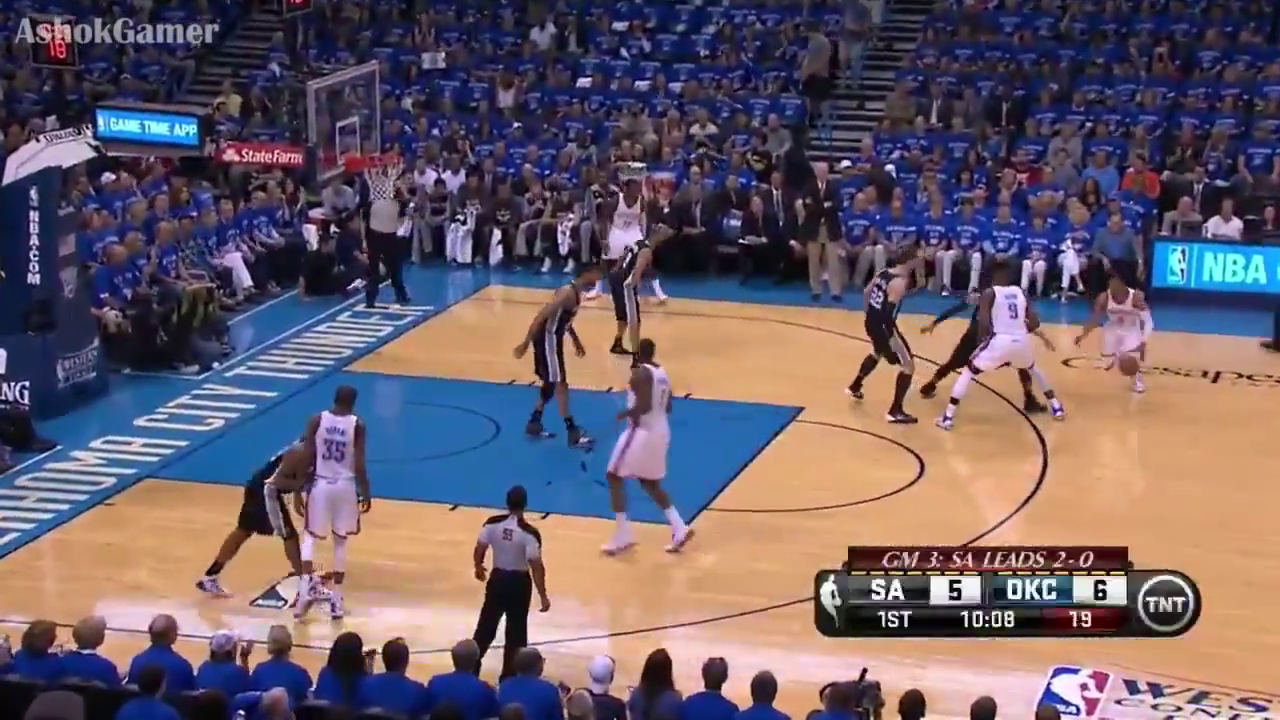
#> input picture frame 35 of nba4_clip.avi, 1280 x 720 px
$ python manual.py   (Python 2 division)   (older library calls are emulated)
#> lines starting #> are read from the running program, lines starting #| are printed output that depends on the picture; after the words box and inside, x2 and y2 are one past the last pixel; in counts of white or black regions, pixels touching at a corner belong together
### train.py
import numpy as np
import cv2
#from matplotlib import pyplot as plt

def train():
	img = np.zeros((600,600), np.uint8)
	cv2.line(img,(0,0),(0,600),255,2)
	cv2.line(img,(0,0),(600,0),255,2)
	cv2.line(img,(0,600),(600,600),255,2)
	cv2.line(img,(0,36),(168,36),255,2)
	cv2.line(img,(0,564),(168,564),255,2)
	cv2.line(img,(0,204),(228,204),255,2)
	cv2.line(img,(0,396),(228,396),255,2)
	cv2.line(img,(228,204),(228,396),255,2)
	cv2.line(img,(336,0),(336,36),255,2)
	cv2.line(img,(336,600),(336,564),255,2)

	cv2.ellipse(img,(63, 300),(285,285), 0, -68, 68, 255,2)
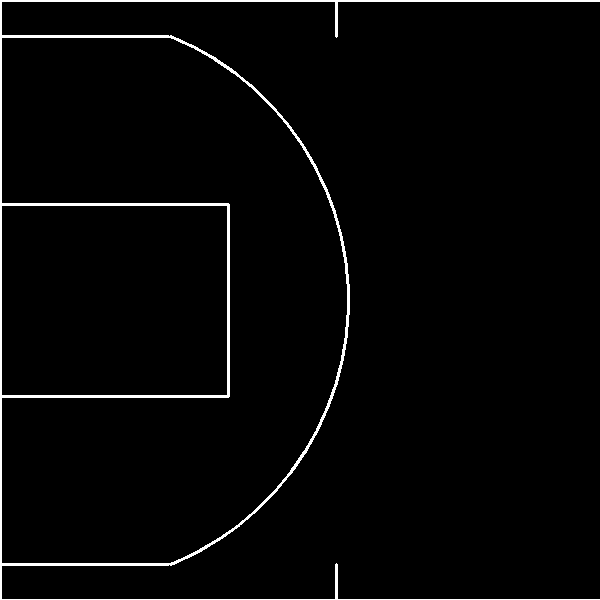
#> img: shape (600, 600); 2.3% white; 1 white region, box (x1, y1, x2, y2) and area: (0, 0, 600, 600) 8144
	cv2.ellipse(img,(228, 300),(72,72), 0, -90, 90, 255,2)
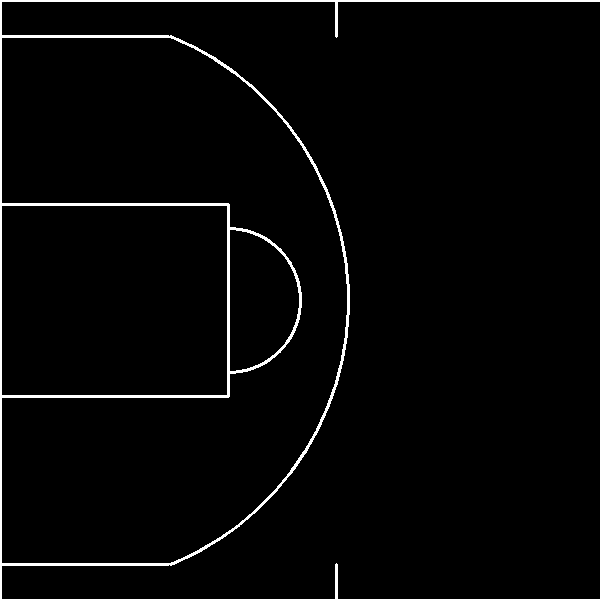
#> img: shape (600, 600); 2.5% white; 1 white region, box (x1, y1, x2, y2) and area: (0, 0, 600, 600) 8828
	cv2.circle(img, (63, 300), 7, 255, 1)
#> img: shape (600, 600); 2.5% white; 2 white regions, box (x1, y1, x2, y2) and area: (0, 0, 600, 600) 8828, (56, 293, 71, 308) 36
	for x in range(0, 600, 60):
		cv2.line(img, (x, 0), (x, 600), 60, 1)
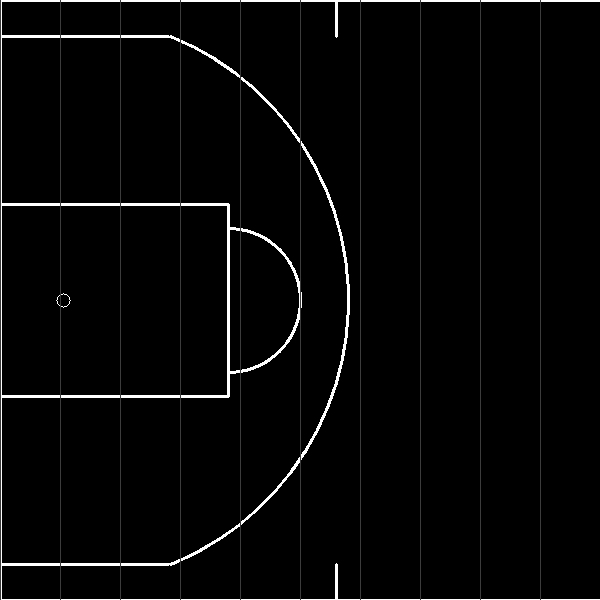
#> img: shape (600, 600); min 0, max 255, mean 6.8
	for y in range(0, 600, 60):
		cv2.line(img, (0, y), (600, y), 60, 1)
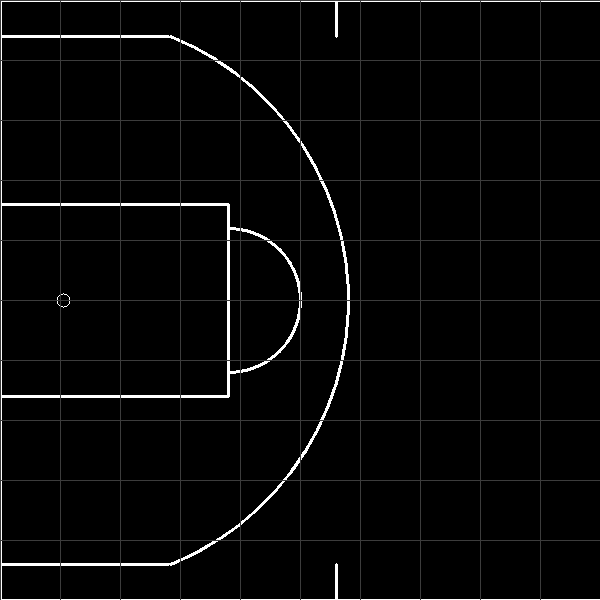
#> img: shape (600, 600); 1.64% of pixels changed, all inside (x1, y1, x2, y2) = (1, 0, 600, 541)
	return img


# [6 lines that do not run on import are left out]

### manual.py
import cv2
import numpy as np
from train import train
from matplotlib import pyplot as plt
from scipy.optimize import fmin, fmin_powell

def subpic(img, key, margin):
	return img[(key[1]-margin[1]):(key[1]+margin[1]),
				(key[0]-margin[0]):(key[0]+margin[0])]

# [26 lines left out: functions seekMax, maskROI, RoiMap, func, not called in this run]

cap = cv2.VideoCapture('nba4_clip.avi')
tpl = train()

pts1 = np.float32([[0,0],[228,228],[228,372], [0,396]])
pts2 = np.float32([[437,283],[707,403],[627,482], [132,457]])
M = cv2.getPerspectiveTransform(pts1,pts2)

N = np.eye(3)
x = [0,0,0]
init = True

key = [(707, 403), (627, 482), (437,283), (87,480), (266, 557)]
locs = [(707, 403), (627, 482), (437,283), (87,480), (266, 557)]
mar = (24, 24)
search = (48, 48)

cv2.namedWindow('detected')
cv2.createTrackbar('x0','detected',0,200, lambda x:x)
cv2.createTrackbar('x1','detected',0,200, lambda x:x)
cv2.createTrackbar('x2','detected',0,200, lambda x:x)
frameNum = 0
data = []
while(cap.isOpened()):
	ret, frame = cap.read()
#> frame is the input picture: shape (720, 1280, 3); mean B, G, R 104.7, 93.5, 107.4
	frameNum += 1
	#gray = cv2.cvtColor(frame, cv2.COLOR_BGR2GRAY)
	blank = np.zeros(frame.shape[:2]).astype(np.uint8)
	edges = cv2.Canny(frame,10,150)
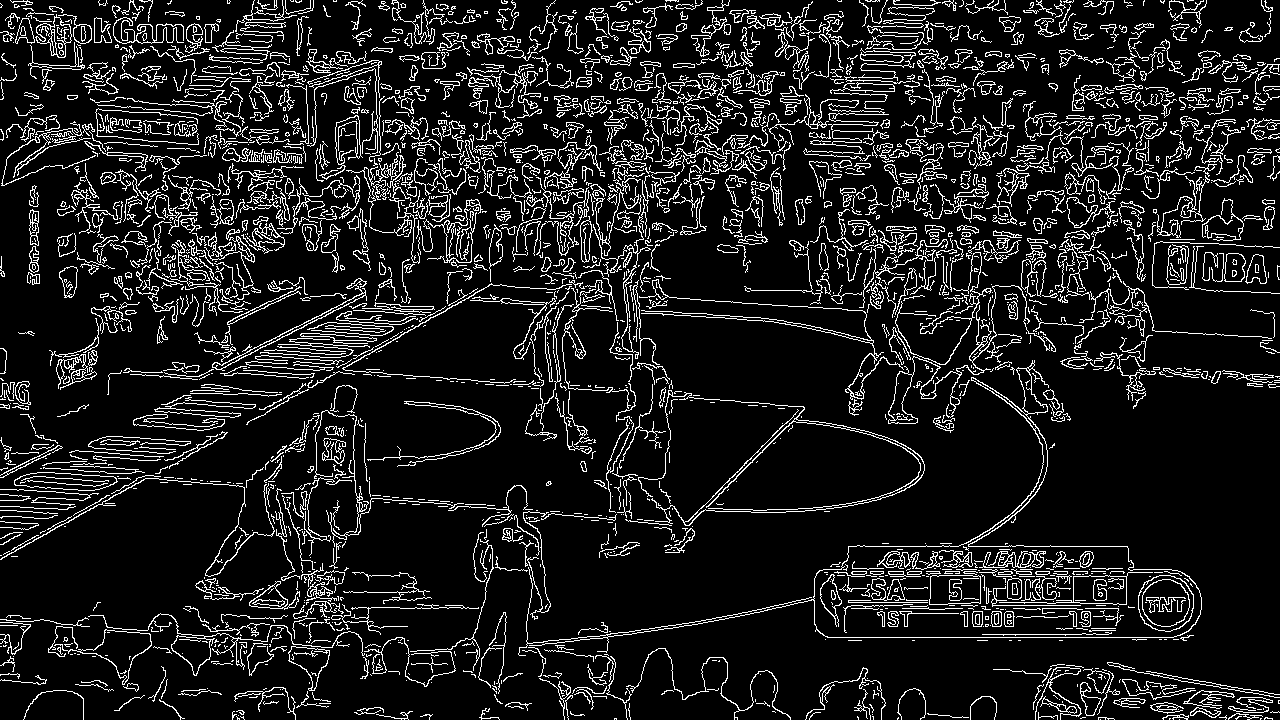
#> edges: shape (720, 1280); 11.4% white in thin lines or dots
	img, contours, hierarchy = cv2.findContours(edges,cv2.RETR_TREE,cv2.CHAIN_APPROX_SIMPLE)
#> contours = 3237 contours, 2473 with area under 20; largest, box (x1, y1, x2, y2) and area: (518, 360, 1202, 656) 33800, (813, 427, 1202, 638) 32750, (1138, 575, 1194, 632) 2476, (1138, 575, 1194, 632) 2426, (1142, 579, 1190, 627) 1764
	contours = sorted(contours, key=lambda x:cv2.arcLength(x, False))[-15:]
#> contours = 15 contours; largest, box (x1, y1, x2, y2) and area: (518, 360, 1202, 656) 33800, (813, 427, 1202, 638) 32750, (888, 285, 1056, 424) 1088, (88, 613, 365, 676) 996, (416, 199, 483, 263) 319
	cv2.drawContours(blank, contours, -1, 128, 1)
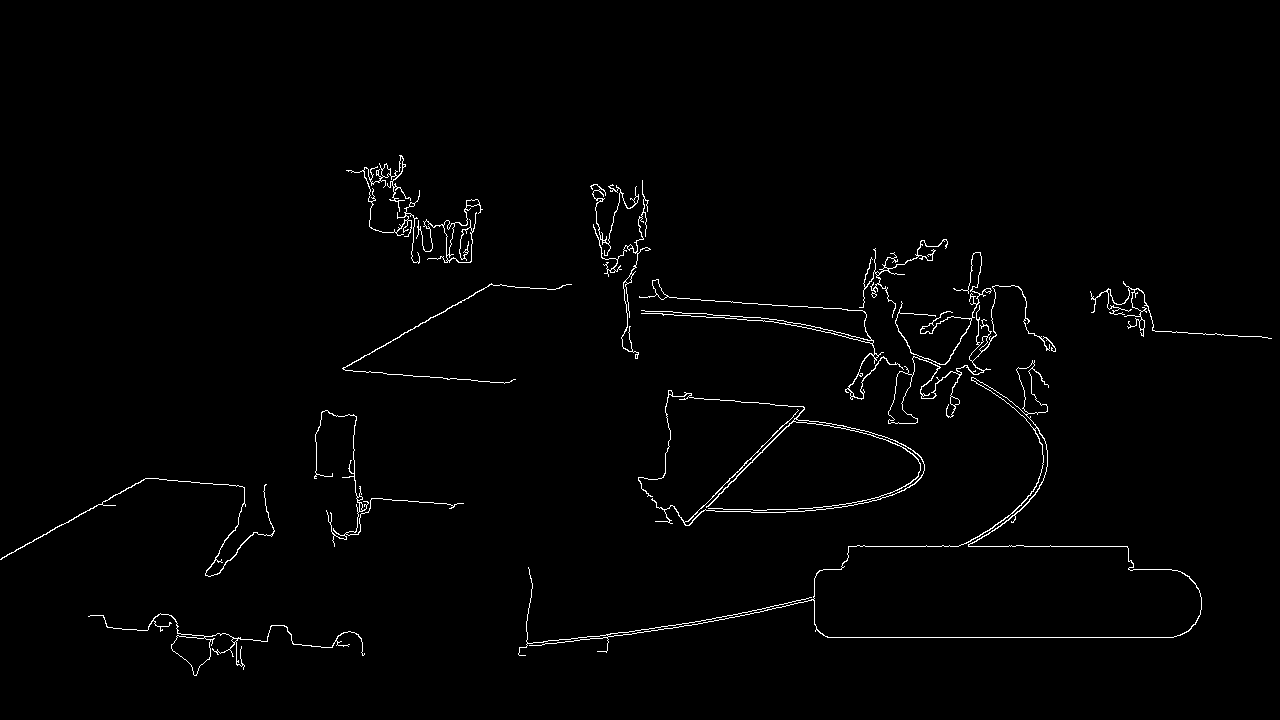
#> blank: shape (720, 1280); values 0 (black) and 128 (white), 1.3% white in thin lines or dots, all inside (x1, y1, x2, y2) = (0, 155, 1272, 676)
	if init:
		h,w = blank.shape[:2:]
		tplRot = cv2.warpPerspective(tpl, M, (w,h))
		oldx = [0.0,0.0,0.0]
		init = False
	else:
		while(1):
			x[0] = oldx[0] + (cv2.getTrackbarPos('x0','detected')-100)
			x[1] = oldx[1] + (cv2.getTrackbarPos('x1','detected')-100)/18.0
			x[2] = oldx[2] + (cv2.getTrackbarPos('x2','detected')-100)/180.0
			N = np.array([[np.cos(x[2]),-np.sin(x[2]),x[0]],
                   [np.sin(x[2]), np.cos(x[2]),x[1]],
                   [0,0,1]])
			newTpl = cv2.warpPerspective(tplRot, N, (w,h))
			tplRot2 = cv2.cvtColor(newTpl, cv2.COLOR_GRAY2BGR)
			score = np.sum(np.logical_and(blank, newTpl))
			dst = cv2.addWeighted(tplRot2, 0.4, frame, 0.6, 0)
			cv2.putText(dst,'%s'%frameNum,(10,500),
						cv2.FONT_HERSHEY_SIMPLEX, 2,(255,255,255),2,cv2.LINE_AA)
			cv2.imshow('detected', dst)

			k = cv2.waitKey(50) & 0xFF
			if k == 27:
				oldx[:] = x[:]
				tplRot = newTpl.copy()
				data.append(x[:])
				break

	print data
import pdb; pdb.set_trace()

cap.release()
#out.release()
cv2.destroyAllWindows()

$ run again, starting later in the video
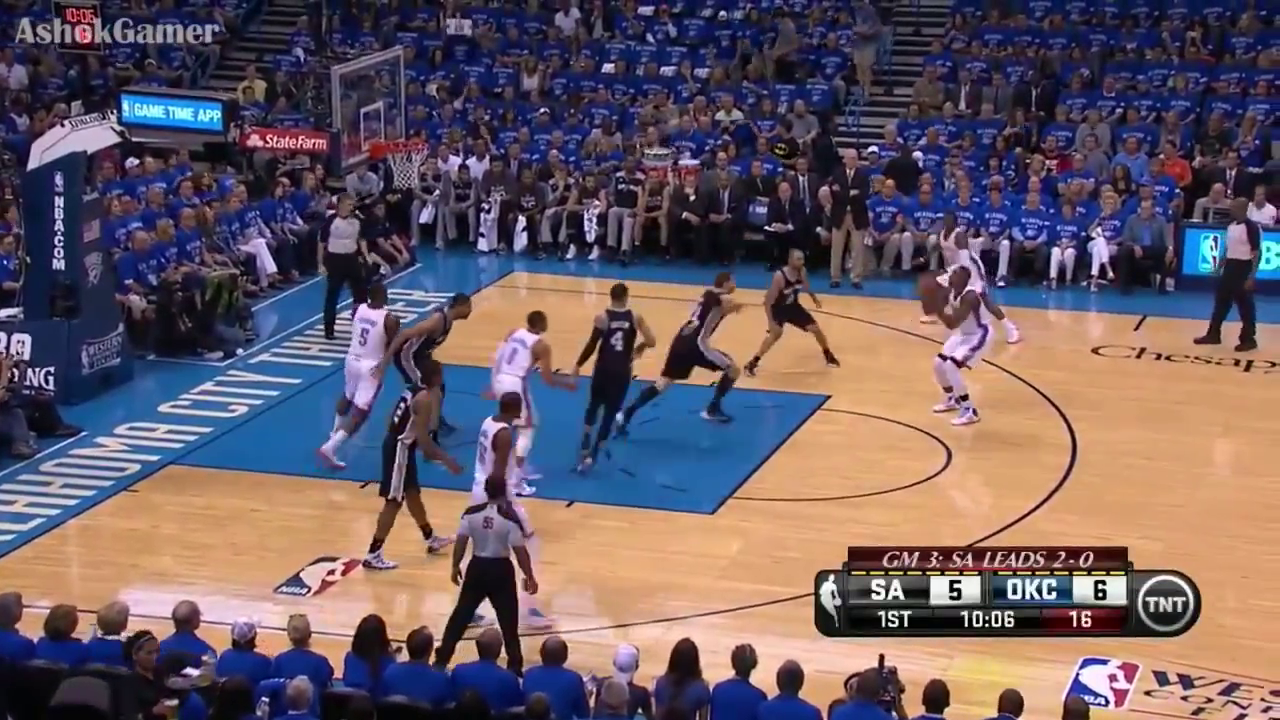
#> input picture frame 160 of nba4_clip.avi, 1280 x 720 px
#> frame is the input picture: shape (720, 1280, 3); mean B, G, R 100, 91.1, 106.3
#> `edges = cv2.Canny(frame,10,150)`:
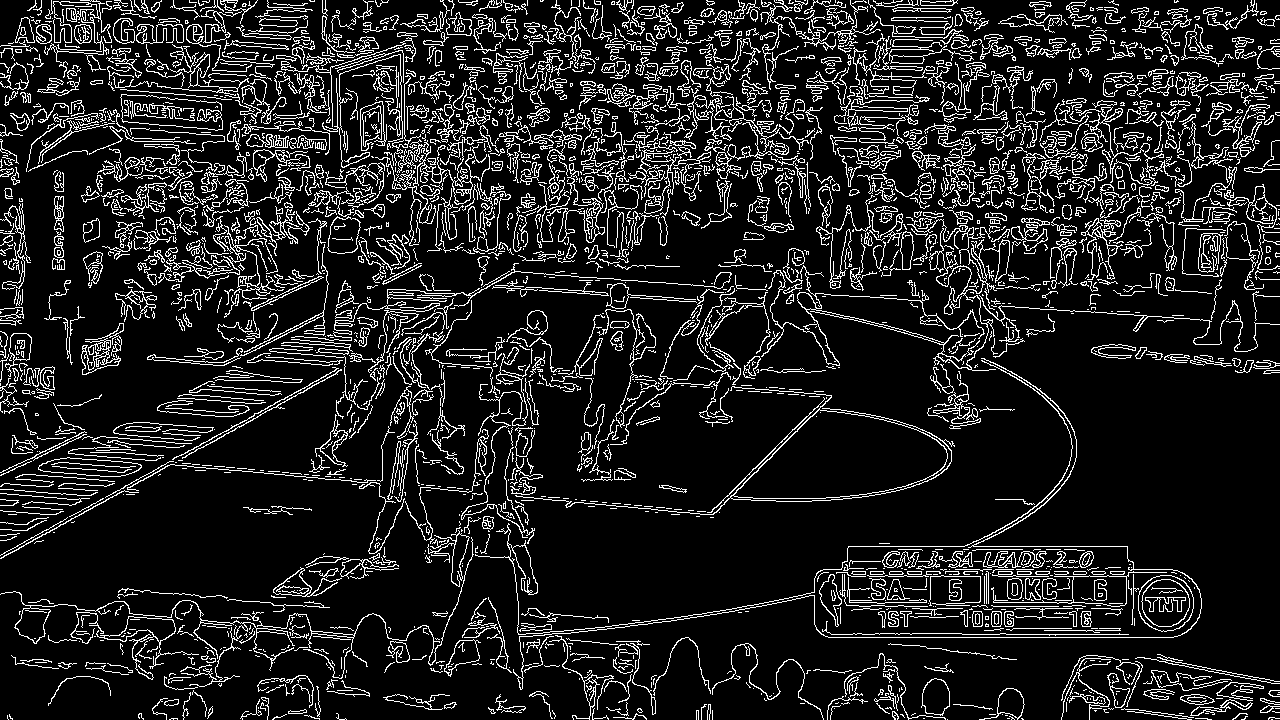
#> edges: shape (720, 1280); 12.7% white in thin lines or dots
#> `img, contours, hierarchy = cv2.findContours(edges,cv2.RETR_TREE,cv2.CH..`: contours = 3717 contours, 2757 with area under 20; largest, box (x1, y1, x2, y2) and area: (515, 386, 955, 515) 12534, (733, 409, 948, 499) 12352, (1138, 575, 1194, 632) 2472, (1138, 575, 1194, 632) 2429, (1141, 579, 1190, 627) 1780
#> `contours = sorted(contours, key=lambda x:cv2.arcLength(x, False))[-15:]`: contours = 15 contours; largest, box (x1, y1, x2, y2) and area: (515, 386, 955, 515) 12534, (0, 591, 295, 687) 938, (375, 139, 487, 246) 898, (929, 225, 1010, 315) 620, (761, 265, 996, 371) 554
#> `cv2.drawContours(blank, contours, -1, 128, 1)`:
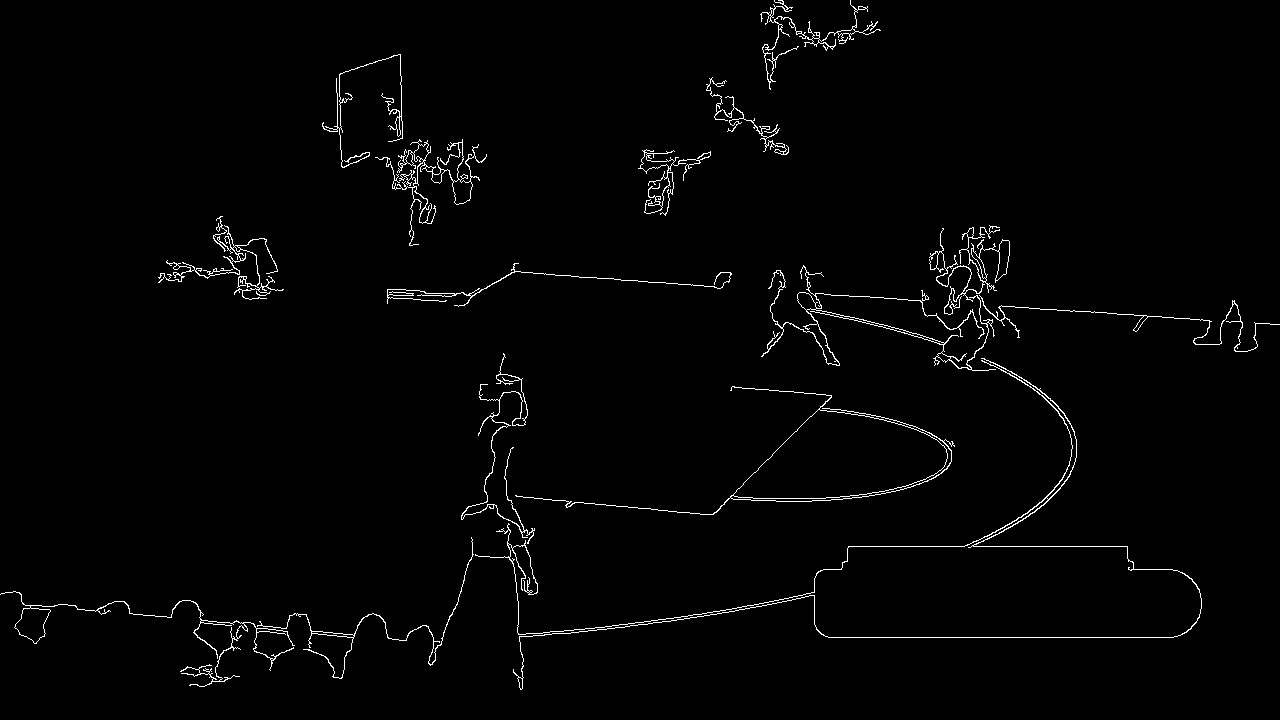
#> blank: shape (720, 1280); values 0 (black) and 128 (white), 1.6% white in thin lines or dots
